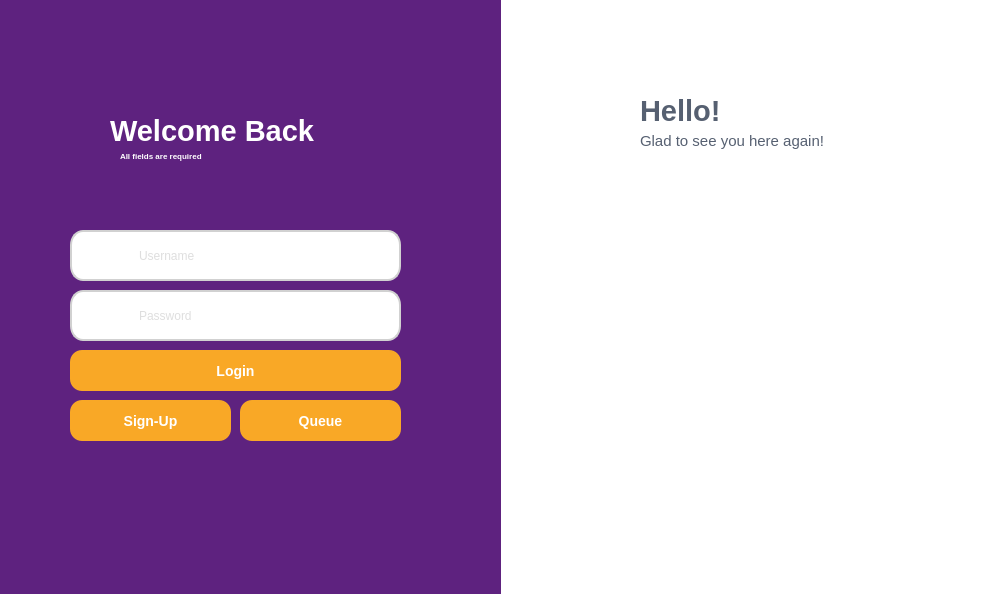
<?xml version="1.0" encoding="UTF-8"?>
<ui version="4.0">
 <class>Dialog</class>
 <widget class="QDialog" name="Dialog">
  <property name="geometry">
   <rect>
    <x>0</x>
    <y>0</y>
    <width>1000</width>
    <height>594</height>
   </rect>
  </property>
  <property name="windowTitle">
   <string>Dialog</string>
  </property>
  <property name="styleSheet">
   <string notr="true">QLabel {

background-color: rgb(94, 34, 127);
color: white;
}
QDialog {
background-color: white;
}

QLineEdit {

border:2px solid rgb(209, 209, 209);
background-color: rgb(255, 255, 255);
border-radius: bold 15px;
color: rgb(189, 189, 189);
padding-left: 65px;
}

QLineEdit:hover {
border: 1px solid rgb(85, 85, 127);
}

QPushButton {
 
	color: rgb(255, 255, 255);
	background-color: rgb(249, 168, 38);
border: 0px solid;
border-radius: 12px;
font: bold 14px;
}

QPushButton:hover {
	
	background-color: rgb(255, 215, 157);
	color: rgb(0, 0, 0);
}
</string>
  </property>
  <widget class="QLineEdit" name="email_edit">
   <property name="geometry">
    <rect>
     <x>70</x>
     <y>230</y>
     <width>331</width>
     <height>51</height>
    </rect>
   </property>
   <property name="styleSheet">
    <string notr="true"/>
   </property>
   <property name="text">
    <string/>
   </property>
   <property name="echoMode">
    <enum>QLineEdit::Normal</enum>
   </property>
   <property name="placeholderText">
    <string>Username</string>
   </property>
  </widget>
  <widget class="QLineEdit" name="Password_edit">
   <property name="geometry">
    <rect>
     <x>70</x>
     <y>290</y>
     <width>331</width>
     <height>51</height>
    </rect>
   </property>
   <property name="styleSheet">
    <string notr="true"/>
   </property>
   <property name="text">
    <string/>
   </property>
   <property name="echoMode">
    <enum>QLineEdit::Normal</enum>
   </property>
   <property name="placeholderText">
    <string>Password</string>
   </property>
  </widget>
  <widget class="QLabel" name="label_4">
   <property name="geometry">
    <rect>
     <x>90</x>
     <y>300</y>
     <width>31</width>
     <height>31</height>
    </rect>
   </property>
   <property name="styleSheet">
    <string notr="true">background-color: rgba(0,0,0,0%);</string>
   </property>
   <property name="text">
    <string/>
   </property>
   <property name="pixmap">
    <pixmap>photos/lock.svg</pixmap>
   </property>
   <property name="scaledContents">
    <bool>true</bool>
   </property>
  </widget>
  <widget class="QPushButton" name="Login_buttn">
   <property name="geometry">
    <rect>
     <x>70</x>
     <y>350</y>
     <width>331</width>
     <height>41</height>
    </rect>
   </property>
   <property name="font">
    <font>
     <pointsize>-1</pointsize>
     <weight>75</weight>
     <italic>false</italic>
     <bold>true</bold>
    </font>
   </property>
   <property name="styleSheet">
    <string notr="true"/>
   </property>
   <property name="text">
    <string>Login</string>
   </property>
  </widget>
  <widget class="QLabel" name="label_16">
   <property name="geometry">
    <rect>
     <x>110</x>
     <y>100</y>
     <width>261</width>
     <height>61</height>
    </rect>
   </property>
   <property name="font">
    <font>
     <family>Nirmala UI</family>
     <pointsize>22</pointsize>
     <weight>75</weight>
     <bold>true</bold>
    </font>
   </property>
   <property name="styleSheet">
    <string notr="true">
background-color: rgba(0,0,0,0%);
</string>
   </property>
   <property name="text">
    <string>Welcome Back</string>
   </property>
  </widget>
  <widget class="QLabel" name="label_5">
   <property name="geometry">
    <rect>
     <x>120</x>
     <y>140</y>
     <width>131</width>
     <height>31</height>
    </rect>
   </property>
   <property name="font">
    <font>
     <pointsize>6</pointsize>
     <weight>75</weight>
     <bold>true</bold>
    </font>
   </property>
   <property name="styleSheet">
    <string notr="true">
background-color: rgba(0,0,0,0%);</string>
   </property>
   <property name="text">
    <string>All fields are required</string>
   </property>
  </widget>
  <widget class="QLabel" name="label_12">
   <property name="geometry">
    <rect>
     <x>640</x>
     <y>110</y>
     <width>261</width>
     <height>61</height>
    </rect>
   </property>
   <property name="font">
    <font>
     <pointsize>11</pointsize>
     <weight>50</weight>
     <bold>false</bold>
    </font>
   </property>
   <property name="styleSheet">
    <string notr="true">color: rgb(86, 96, 113);
background-color: rgba(0,0,0,0%);</string>
   </property>
   <property name="text">
    <string>Glad to see you here again!</string>
   </property>
  </widget>
  <widget class="QPushButton" name="Queue_buttn">
   <property name="geometry">
    <rect>
     <x>240</x>
     <y>400</y>
     <width>161</width>
     <height>41</height>
    </rect>
   </property>
   <property name="font">
    <font>
     <pointsize>-1</pointsize>
     <weight>75</weight>
     <italic>false</italic>
     <bold>true</bold>
    </font>
   </property>
   <property name="styleSheet">
    <string notr="true"/>
   </property>
   <property name="text">
    <string>Queue</string>
   </property>
  </widget>
  <widget class="QLabel" name="label_13">
   <property name="geometry">
    <rect>
     <x>640</x>
     <y>80</y>
     <width>111</width>
     <height>61</height>
    </rect>
   </property>
   <property name="font">
    <font>
     <pointsize>22</pointsize>
     <weight>75</weight>
     <bold>true</bold>
    </font>
   </property>
   <property name="styleSheet">
    <string notr="true">color: rgb(86, 96, 113);
background-color: rgba(0,0,0,0%);</string>
   </property>
   <property name="text">
    <string>Hello!</string>
   </property>
  </widget>
  <widget class="QLabel" name="label_7">
   <property name="geometry">
    <rect>
     <x>610</x>
     <y>30</y>
     <width>81</width>
     <height>101</height>
    </rect>
   </property>
   <property name="styleSheet">
    <string notr="true">background-color: rgba(0,0,0,0%);</string>
   </property>
   <property name="text">
    <string/>
   </property>
   <property name="pixmap">
    <pixmap>photos/Untitled design (1).svg</pixmap>
   </property>
   <property name="scaledContents">
    <bool>true</bool>
   </property>
  </widget>
  <widget class="QPushButton" name="signup_buttn">
   <property name="geometry">
    <rect>
     <x>70</x>
     <y>400</y>
     <width>161</width>
     <height>41</height>
    </rect>
   </property>
   <property name="font">
    <font>
     <pointsize>-1</pointsize>
     <weight>75</weight>
     <italic>false</italic>
     <bold>true</bold>
    </font>
   </property>
   <property name="styleSheet">
    <string notr="true"/>
   </property>
   <property name="text">
    <string>Sign-Up</string>
   </property>
  </widget>
  <widget class="QLabel" name="label_8">
   <property name="geometry">
    <rect>
     <x>450</x>
     <y>160</y>
     <width>601</width>
     <height>331</height>
    </rect>
   </property>
   <property name="styleSheet">
    <string notr="true">background-color: rgba(0,0,0,0%);</string>
   </property>
   <property name="text">
    <string/>
   </property>
   <property name="pixmap">
    <pixmap>photos/people.svg</pixmap>
   </property>
   <property name="scaledContents">
    <bool>true</bool>
   </property>
  </widget>
  <widget class="QLabel" name="Queue_2">
   <property name="geometry">
    <rect>
     <x>-10</x>
     <y>0</y>
     <width>511</width>
     <height>601</height>
    </rect>
   </property>
   <property name="styleSheet">
    <string notr="true">QLabel {

background-color: rgb(94, 34, 127);
}</string>
   </property>
   <property name="text">
    <string/>
   </property>
  </widget>
  <widget class="QLabel" name="label_11">
   <property name="geometry">
    <rect>
     <x>100</x>
     <y>250</y>
     <width>21</width>
     <height>21</height>
    </rect>
   </property>
   <property name="styleSheet">
    <string notr="true">background-color: rgba(0,0,0,0%);</string>
   </property>
   <property name="text">
    <string/>
   </property>
   <property name="pixmap">
    <pixmap>photos/21448395241556281664.svg</pixmap>
   </property>
   <property name="scaledContents">
    <bool>true</bool>
   </property>
  </widget>
  <zorder>Queue_2</zorder>
  <zorder>email_edit</zorder>
  <zorder>Password_edit</zorder>
  <zorder>label_4</zorder>
  <zorder>Login_buttn</zorder>
  <zorder>label_16</zorder>
  <zorder>label_5</zorder>
  <zorder>Queue_buttn</zorder>
  <zorder>signup_buttn</zorder>
  <zorder>label_8</zorder>
  <zorder>label_12</zorder>
  <zorder>label_13</zorder>
  <zorder>label_7</zorder>
  <zorder>label_11</zorder>
 </widget>
 <resources/>
 <connections/>
</ui>
